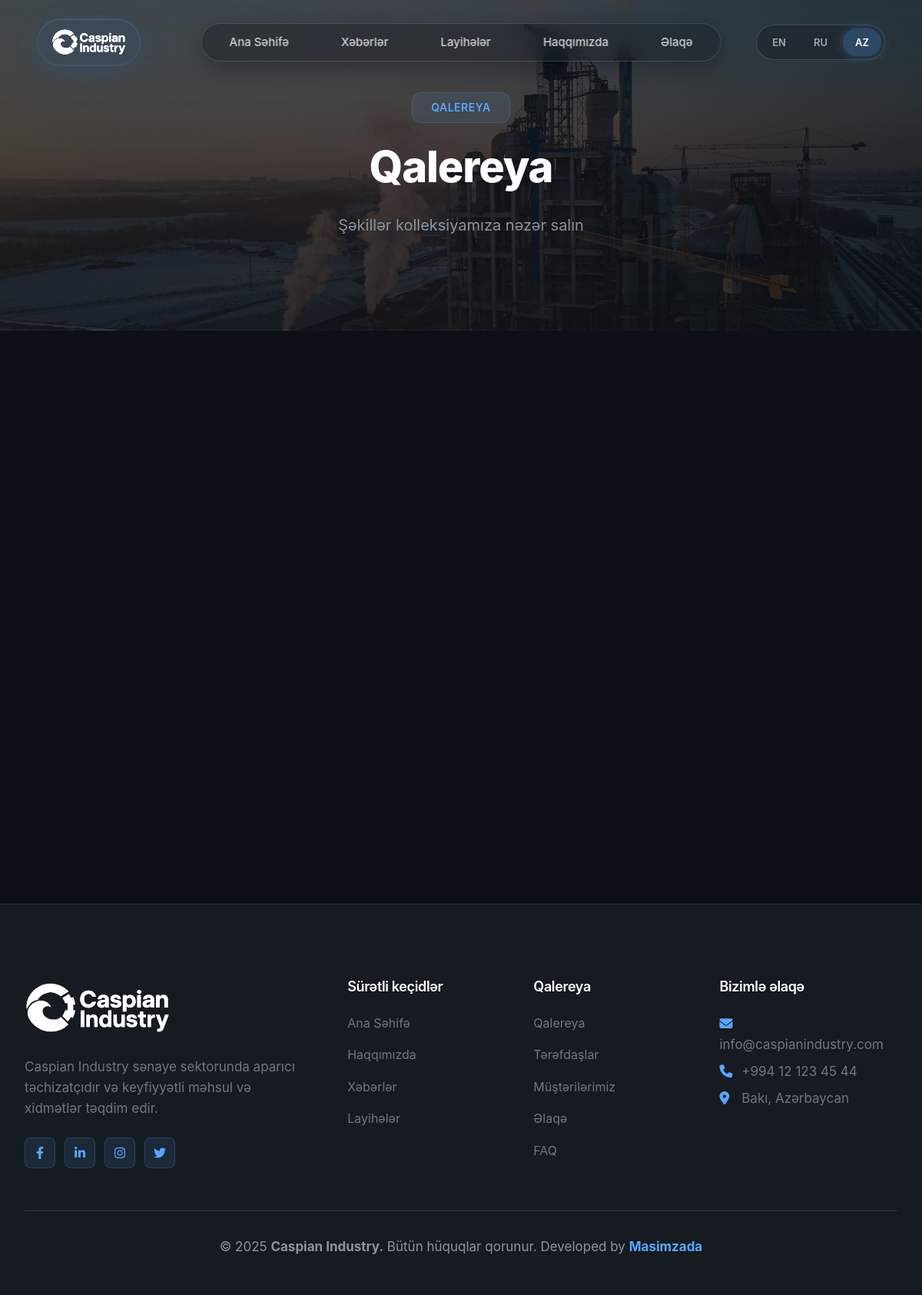
The page /pages/gallery.php on the database its author committed.
### tables this page shows
CREATE TABLE site_settings (
                id INTEGER PRIMARY KEY AUTOINCREMENT,
                setting_key TEXT UNIQUE NOT NULL,
                setting_value TEXT,
                updated_at DATETIME DEFAULT CURRENT_TIMESTAMP
            );

### includes/language.php (called while the page is built, shortened)
<?php
class Language {
    private static $currentLang = DEFAULT_LANG;
    private static $translations = [];
    private static function loadTranslations() {
        $file = __DIR__ . '/../languages/' . self::$currentLang . '.json';
        if (file_exists($file)) {
            $json = file_get_contents($file);
            self::$translations = json_decode($json, true);
        }
    }
    public static function get($key, $default = '') {
        return self::$translations[$key] ?? $default;
    }
    public static function getSuffix() {
        return '_' . self::$currentLang;
    }
}
function t($key, $default = '') {
    return Language::get($key, $default);
}

### pages/gallery.php (the view, shortened to what this page needs)
<?php require_once '../includes/header.php'; ?>
<section class="page-hero" style="padding-top: 120px; padding-bottom: var(--spacing-lg); background: linear-gradient(rgba(13, 17, 23, 0.7), rgba(13, 17, 23, 0.85)), url('<?php echo BASE_URL; ?>/assets/images/gallery-back.jpeg'); background-size: cover; background-position: center;">
    <div class="container">
        <div class="section-header">
            <span class="section-tag"><?php echo t('nav_gallery_tag','GALLERY'); ?></span>
            <h1 class="section-title"><?php echo t('gallery_title'); ?></h1>
            <p class="section-description"><?php echo t('gallery_description','Browse through our collection of images'); ?></p>
        </div>
    </div>
</section>
<?php require_once '../includes/footer.php'; ?>

### includes/footer.php (shortened to what this page needs)
    <footer class="footer">
        <div class="container">
            <div class="footer-content">
                <div class="footer-section">
                    <img src="<?php echo BASE_URL; ?>/assets/images/Font+Logo.svg" alt="<?php echo SITE_NAME; ?>" style="height: 78px; margin-bottom: 1rem;   filter: brightness(0) invert(1);">
                    <p><?php echo t('footer_about'); ?></p>
                    <div class="social-links">
                        <?php
                        $db = Database::getInstance()->getConnection();
                        $social_links = [
                            'facebook' => 'fab fa-facebook-f',
                            'linkedin' => 'fab fa-linkedin-in',
                            'instagram' => 'fab fa-instagram',
                            'twitter' => 'fab fa-twitter'
                        ];
                        foreach ($social_links as $platform => $icon) {
                            $stmt = $db->prepare("SELECT setting_value FROM site_settings WHERE setting_key = ?");
                            $stmt->execute([$platform . '_url']);
                            $url = $stmt->fetchColumn();
                            if ($url && $url != '#') {
                                echo "<a href='$url' target='_blank' rel='noopener'><i class='$icon'></i></a>";
                            }
                        }
                        ?>
                    </div>
                </div>
                <div class="footer-section">
                    <h4><?php echo t('footer_quick_links'); ?></h4>
                    <ul class="footer-links">
                        <li><a href="<?php echo BASE_URL; ?>/index.php"><?php echo t('nav_home'); ?></a></li>
                        <li><a href="<?php echo BASE_URL; ?>/pages/about.php"><?php echo t('nav_about'); ?></a></li>
                        <li><a href="<?php echo BASE_URL; ?>/pages/news.php"><?php echo t('nav_news'); ?></a></li>
                        <li><a href="<?php echo BASE_URL; ?>/pages/projects.php"><?php echo t('nav_projects'); ?></a></li>
                    </ul>
                </div>
                <div class="footer-section">
                    <h4><?php echo t('nav_gallery'); ?></h4>
                    <ul class="footer-links">
                        <li><a href="<?php echo BASE_URL; ?>/pages/gallery.php"><?php echo t('nav_gallery'); ?></a></li>
                        <li><a href="<?php echo BASE_URL; ?>/pages/partners.php"><?php echo t('nav_partners'); ?></a></li>
                        <li><a href="<?php echo BASE_URL; ?>/pages/clients.php"><?php echo t('nav_clients'); ?></a></li>
                        <li><a href="<?php echo BASE_URL; ?>/pages/contact.php"><?php echo t('nav_contact'); ?></a></li>
                        <li><a href="<?php echo BASE_URL; ?>/pages/faq.php"><?php echo t('nav_faq'); ?></a></li>
                    </ul>
                </div>
                <div class="footer-section">
                    <h4><?php echo t('footer_contact'); ?></h4>
                    <?php
                    $db = Database::getInstance()->getConnection();
                    $settings = ['contact_email', 'contact_phone', 'contact_address' . Language::getSuffix()];
                    foreach ($settings as $setting) {
                        $stmt = $db->prepare("SELECT setting_value FROM site_settings WHERE setting_key = ?");
                        $stmt->execute([$setting]);
                        $value = $stmt->fetchColumn();
                        if ($value) {
                            if (strpos($setting, 'email') !== false) {
                                echo "<p><i class='fas fa-envelope'></i> <a href='mailto:$value'>$value</a></p>";
                            } elseif (strpos($setting, 'phone') !== false) {
                                echo "<p><i class='fas fa-phone'></i> <a href='tel:$value'>$value</a></p>";
                            } else {
                                echo "<p><i class='fas fa-map-marker-alt'></i> $value</p>";
                            }
                        }
                    }
                    ?>
                </div>
            </div>
            <div class="footer-bottom">
                <p>&copy; <?php echo date('Y'); ?> <b><?php echo SITE_NAME; ?>.</b> <?php echo t('footer_rights'); ?>  Developed by <a href="https://nurkhanmasimzada.site" style="text-decoration: none; font-weight: bold;">Masimzada</a></p>
            </div>
        </div>
    </footer>
</body>
</html>

### rows shown on the page
site_settings: setting_value "info@caspianindustry.com"
site_settings: setting_value "+994 12 123 45 44"
site_settings: setting_value "Bakı, Azərbaycan"

### other values the page prints
t('nav_home','Home') "Ana Səhifə"
t('nav_news','News') "Xəbərlər"
t('nav_projects','Projects') "Layihələr"
t('nav_about','About') "Haqqımızda"
t('nav_contact','Contact') "Əlaqə"
t('nav_gallery_tag','GALLERY') "QALEREYA"
t('gallery_title') "Qalereya"
t('gallery_description','Browse through our collection of images') "Şəkillər kolleksiyamıza nəzər salın"
t('footer_about') "Caspian Industry sənaye sektorunda aparıcı təchizatçıdır və keyfiyyətli məhsul və xidmətlər təqdim edir."
t('footer_quick_links') "Sürətli keçidlər"
t('nav_home') "Ana Səhifə"
t('nav_about') "Haqqımızda"
t('nav_news') "Xəbərlər"
t('nav_projects') "Layihələr"
t('nav_gallery') "Qalereya"
